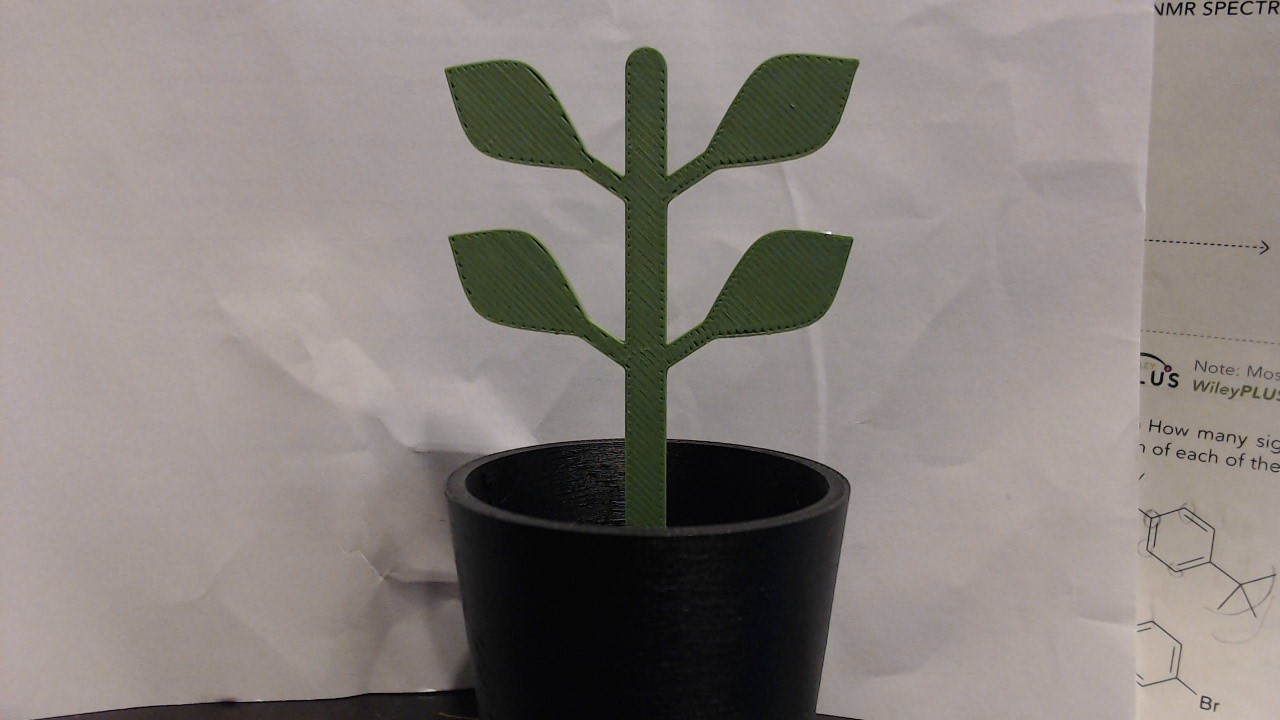
#> input picture green.jpg, 1280 x 720 px
$ python color_detection.py --image green.jpg
#> lines starting #> are read from the running program, lines starting #| are printed output that depends on the picture
import numpy as np
import argparse
import cv2
import sys

ap = argparse.ArgumentParser()
ap.add_argument("-i", "--image", help = "path to the image")
args = vars(ap.parse_args())

image = cv2.imread(args["image"])
#> image is the input picture: shape (720, 1280, 3); mean B, G, R 125.9, 130.1, 137

boundaries = [
    ([17, 15, 100], [50, 56, 200]),
    #([86, 31, 4], [220, 88, 50]),
	#([25, 146, 190], [62, 174, 250]),
	#([103, 86, 65], [145, 133, 128])
]

for (lower, upper) in boundaries:
    lower = np.array(lower, dtype = "uint8")
    upper = np.array(upper, dtype = "uint8")

    mask = cv2.inRange(image, lower, upper)
    output = cv2.bitwise_and(image, image, mask = mask)

    cv2.imshow("images", np.hstack([image, output]))
    cv2.waitKey(0)
    sys.stdout.write(mask)
#> this loop made 1 pass
#> pass 1, `cv2.imshow("images", np.hstack([image, output]))`:
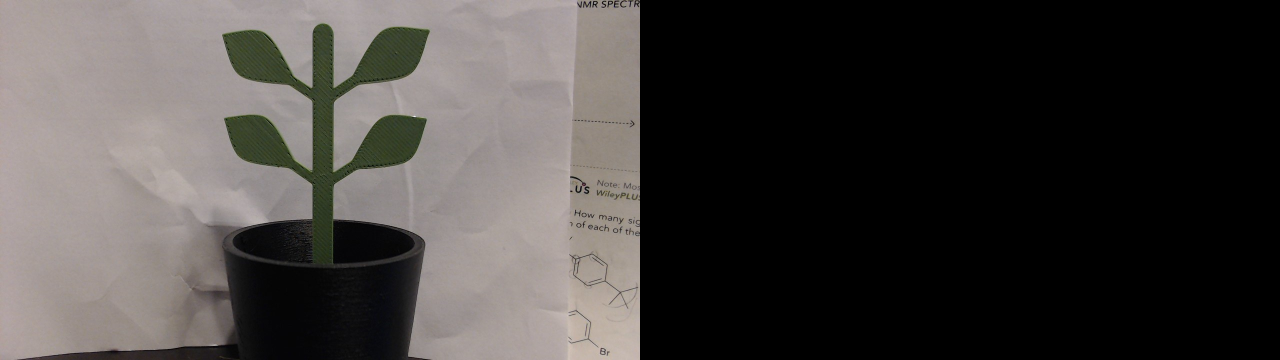
#> window 'images': shape (720, 2560, 3) (shown at 1/2 size); mean B, G, R 63, 65.1, 68.5
